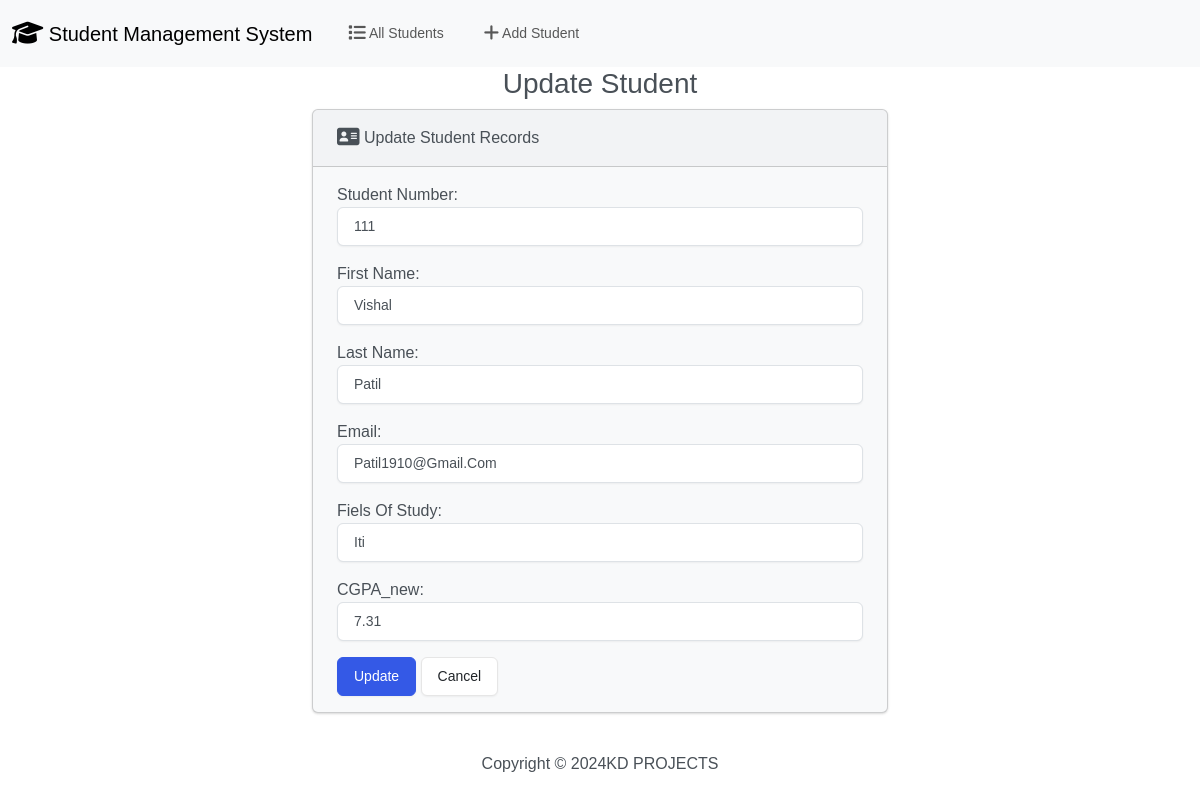
The page /edit/3/ on the database its author committed.
### student/models.py (models this page shows, shortened)
class Student(models.Model):
    student_number = models.PositiveIntegerField()
    first_name = models.CharField(max_length=50)
    last_name = models.CharField(max_length=50)
    email = models.EmailField(max_length = 100)
    fiels_of_study = models.CharField(max_length=50)
    cgpa = models.FloatField()

### student/views.py (the view)
# urls.py: path('edit/<int:id>/',views.edit, name='edit'),
def edit(request, id):
    if request.method == 'POST':
        student = Student.objects.get(pk = id)
        form = StudentForm(request.POST, instance=student)
        if form.is_valid():
            form.save()
            return render(request, 'students/edit.html', {'form':form,'success':True})
    else:
        student = Student.objects.get(pk=id)
        form = StudentForm(instance=student)
    return render(request, 'students/edit.html', {'form':form})

### student/forms.py
class StudentForm(forms.ModelForm):
    class Meta:
        model = Student
        fields = ['student_number','first_name','last_name','email','fiels_of_study','cgpa']
        labels = {
            'student_number':'Student Number',
            'first_name':'First Name',
            'last_name':'Last Name',
            'email':'Email',
            'fiels_of_study':'Fiels of Study',
            'cgpa':'CGPA_new'
        }
        widgets = {
            'student_number': forms.NumberInput(attrs={'class': 'form-control'}),
            'first_name': forms.TextInput(attrs={'class': 'form-control'}),
            'last_name': forms.TextInput(attrs={'class': 'form-control'}),
            'email': forms.EmailInput(attrs={'class': 'form-control'}),
            'fiels_of_study': forms.TextInput(attrs={'class': 'form-control'}),
            'cgpa': forms.NumberInput(attrs={'class': 'form-control'}),
        }

### student/templates/students/edit.html (shortened to what this page needs)
{% extends "students/base.html" %}
{% block body %}
    <h3 class="text-center">Update Student</h3>
    {% if success %}
        <div class="alert alert-success" role="alert">
            The new student added successfully.
            <a href="{% url 'index' %}" class="alert-link">Go to Home Page.</a>
        </div>
    {% else %}
        <div class="row justify-content-center">
            <div class="col-6">
                <div class="card bg-light mb-3" style="max-width: 60rem;">
                    <div class="card-header">
                        <i class="fa-solid fa-address-card fa-lg"></i> Update Student Records
                    </div>
                    <div class="card-body">
                      <form action="" method="post">
                        {{ form.as_p }}
                        <button type="submit" class="btn btn-primary">Update</button>
                        <a href="{% url 'index' %}" class="btn btn-secondary">Cancel</a>
                      </form>
                    </div>
                </div>
            </div>
        </div>
    {% endif %}
{% endblock %}

### student/static/css/style.css (style rules this page uses)
* { box-sizing: border-box; padding: 0; margin: 0; outline: none; border: none; text-decoration: none; text-transform: capitalize !important; transition: all .2s linear; }
body { font-family: "Ubuntu", sans-serif !important; font-size: 0.938rem; background-color: #eee; }

### rows shown on the page
Student: student_number "111", first_name "vishal", last_name "patil", email "patil1910@gmail.com", fiels_of_study "iti", cgpa "7.31"
